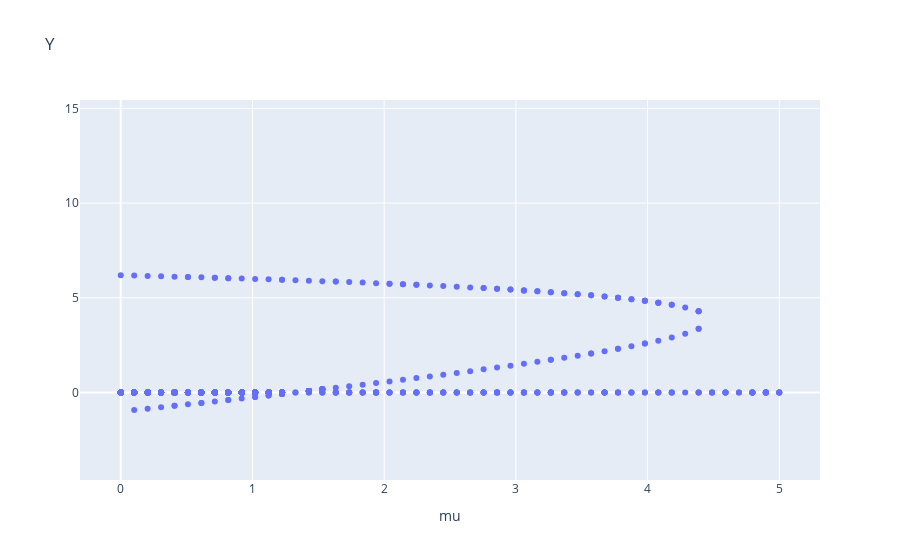

This figure's notebook cell:
### Code cell
xs=[]
ys=[]
bs_bif = []
for curb, sols in list(solutions_by_b.items()):
    for xc,yc in sols:
        if yc!=0:# (σ/δ, 0) - решение, не зависящее от mu
            bs_bif.append(curb)
            xs.append(float(xc.as_real_imag()[0]))
            ys.append(float(yc.as_real_imag()[0]))
            
fig = go.Figure()
fig.add_trace(go.Scatter(x=bs_bif, y=ys, mode='markers', name = "y_real_part"))
# fig.add_trace(go.Scatter(x=mus_for_im, y=y_im_parts, mode='markers', name = "y_im_parts"))
fig.update_layout(title="Y")
# fig.add_trace(go.Scatter(x=mus_for_im, y=y_im_parts, mode='markers', name = "y_im_parts"))

fig.update_layout(xaxis={"title": "b"})

### Figure 1 — Plotly figure (JSON) as saved in the notebook; plotly's stock layout.template omitted (floating-point values rounded to 4 significant figures; data arrays with more than 128 entries replaced by an {"elided": "..."} marker saying what was removed)
{"data": [{"mode": "markers", "name": "y_real_part", "type": "scatter", "x": {"elided": "1066 float values"}, "y": {"elided": "1066 float values"}}], "layout": {"autosize": true, "title": {"text": "Y"}, "xaxis": {"autorange": true, "range": [-0.3083, 5.308], "showspikes": false, "title": {"text": "mu"}, "type": "linear"}, "yaxis": {"autorange": false, "range": [-4.616, 15.44], "showspikes": false, "type": "linear"}}}
